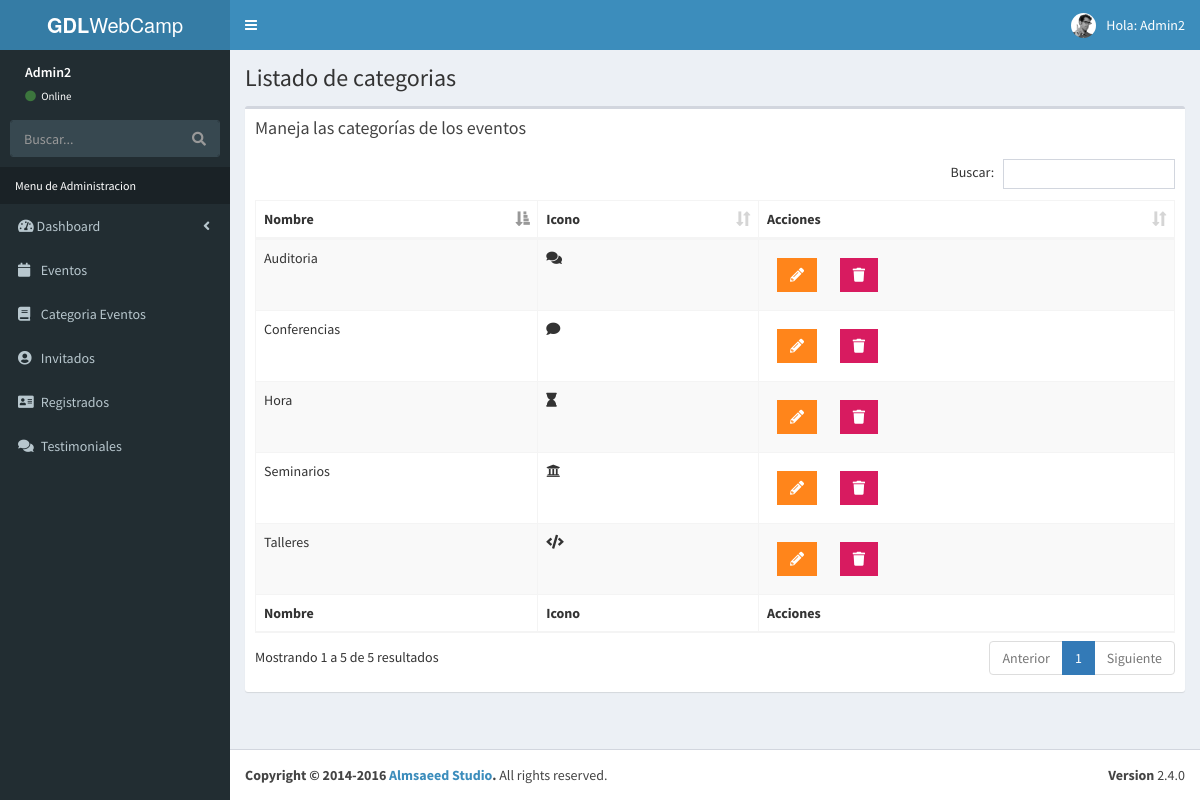
Page /admin/lista-categorias.php (signed in) on the committed database.
### tables this page shows
CREATE TABLE `categoria_evento` (
  `id_categoria` tinyint(10) NOT NULL,
  `cat_evento` varchar(50) NOT NULL,
  `icono` varchar(30) NOT NULL,
  `editado` datetime NOT NULL
);

### admin/lista-categorias.php (the view, shortened to what this page needs)
<?php include_once 'funciones/sesiones.php';
      include_once 'funciones/funciones.php';
      include_once 'templates/header.php';
      include_once 'templates/barra.php';
      include_once 'templates/navegacion.php';
      ?>
  <div class="content-wrapper">
    <section class="content-header">
      <h1>
        Listado de categorias
      </h1>
    </section>
    <section class="content">
      <div class="row">
        <div class="col-xs-12">
          <div class="box">
            <div class="box-header">
              <h3 class="box-title">Maneja las categorías de los eventos</h3>
            </div>
            <div class="box-body">
              <table id="registros" class="table table-bordered table-striped">
                <thead>
                <tr>
                  <th>Nombre</th>
                  <th>Icono</th>
                  <th>Acciones</th>
                </tr>
                </thead>
                <tbody>
                  <?php
                  try {
                     $sql="SELECT * from categoria_evento";
                     $resultado=$conn->query($sql);
                   } catch (Exception $e) {
                     $error=$e->getMessage();
                     echo $error;
                   }
                   while($categoria=$resultado->fetch_assoc()){?>
                      <tr>
                        <td><?php echo $categoria['cat_evento']; ?></td>
                        <td><i class="fa <?php echo $categoria['icono'] ?>"></i></td>
                        <td>
                          <a href="editar-categoria.php?id=<?php echo $categoria['id_categoria']; ?>" class="btn bg-orange btn-flat margin">
                            <i class="fas fa-pencil-alt"></i>
                          </a>
                          <a href="#" data-id="<?php echo $categoria['id_categoria']; ?>" data-tipo="categoria" class="btn bg-maroon btn-flat margin borrar-registro">
                            <i class="fa fa-trash"></i>
                          </a>
                        </td>
                      </tr>
                  <?php } ?>
                </tbody>
                <tfoot>
                <tr>
                  <th>Nombre</th>
                  <th>Icono</th>
                  <th>Acciones</th>
                </tr>
                </tfoot>
              </table>
            </div>
          </div>
        </div>
      </div>
    </section>
  </div>
<?php include_once 'templates/footer.php'; ?>

### rows in the picture
categoria_evento: cat_evento "Seminarios"
categoria_evento: cat_evento "Conferencias"
categoria_evento: cat_evento "Talleres"
categoria_evento: cat_evento "Auditoria"
categoria_evento: cat_evento "Hora"

### other values in the picture
$_SESSION['nombre'] "Admin2"
